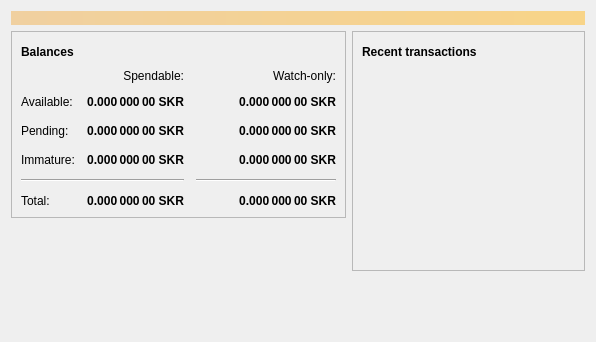
<?xml version="1.0" encoding="UTF-8"?>
<ui version="4.0">
 <class>OverviewPage</class>
 <widget class="QWidget" name="OverviewPage">
  <property name="geometry">
   <rect>
    <x>0</x>
    <y>0</y>
    <width>596</width>
    <height>342</height>
   </rect>
  </property>
  <property name="windowTitle">
   <string>Form</string>
  </property>
  <layout class="QVBoxLayout" name="topLayout">
   <item>
    <widget class="QLabel" name="labelAlerts">
     <property name="visible">
      <bool>false</bool>
     </property>
     <property name="styleSheet">
      <string notr="true">QLabel { background-color: qlineargradient(x1: 0, y1: 0, x2: 1, y2: 0, stop:0 #F0D0A0, stop:1 #F8D488); color:#000000; }</string>
     </property>
     <property name="wordWrap">
      <bool>true</bool>
     </property>
     <property name="margin">
      <number>3</number>
     </property>
     <property name="textInteractionFlags">
      <set>Qt::TextSelectableByMouse</set>
     </property>
    </widget>
   </item>
   <item>
    <layout class="QHBoxLayout" name="horizontalLayout" stretch="1,1">
     <item>
      <layout class="QVBoxLayout" name="verticalLayout_2">
       <item>
        <widget class="QFrame" name="frame">
         <property name="frameShape">
          <enum>QFrame::StyledPanel</enum>
         </property>
         <property name="frameShadow">
          <enum>QFrame::Raised</enum>
         </property>
         <layout class="QVBoxLayout" name="verticalLayout_4">
          <item>
           <layout class="QHBoxLayout" name="horizontalLayout_4">
            <item>
             <widget class="QLabel" name="label_5">
              <property name="font">
               <font>
                <weight>75</weight>
                <bold>true</bold>
               </font>
              </property>
              <property name="text">
               <string>Balances</string>
              </property>
             </widget>
            </item>
            <item>
             <widget class="QPushButton" name="labelWalletStatus">
              <property name="enabled">
               <bool>true</bool>
              </property>
              <property name="maximumSize">
               <size>
                <width>30</width>
                <height>16777215</height>
               </size>
              </property>
              <property name="toolTip">
               <string>The displayed information may be out of date. Your wallet automatically synchronizes with the Skrcoin network after a connection is established, but this process has not completed yet.</string>
              </property>
              <property name="text">
               <string/>
              </property>
              <property name="icon">
               <iconset resource="../bitcoin.qrc">
                <normaloff>:/icons/warning</normaloff>
                <disabledoff>:/icons/warning</disabledoff>:/icons/warning</iconset>
              </property>
              <property name="iconSize">
               <size>
                <width>24</width>
                <height>24</height>
               </size>
              </property>
              <property name="flat">
               <bool>true</bool>
              </property>
             </widget>
            </item>
            <item>
             <spacer name="horizontalSpacer_3">
              <property name="orientation">
               <enum>Qt::Horizontal</enum>
              </property>
              <property name="sizeHint" stdset="0">
               <size>
                <width>40</width>
                <height>20</height>
               </size>
              </property>
             </spacer>
            </item>
           </layout>
          </item>
          <item>
           <layout class="QGridLayout" name="gridLayout">
            <property name="spacing">
             <number>12</number>
            </property>
            <item row="2" column="2">
             <widget class="QLabel" name="labelWatchPending">
              <property name="font">
               <font>
                <weight>75</weight>
                <bold>true</bold>
               </font>
              </property>
              <property name="cursor">
               <cursorShape>IBeamCursor</cursorShape>
              </property>
              <property name="toolTip">
               <string>Unconfirmed transactions to watch-only addresses</string>
              </property>
              <property name="text">
               <string notr="true">0.000 000 00 SKR</string>
              </property>
              <property name="alignment">
               <set>Qt::AlignRight|Qt::AlignTrailing|Qt::AlignVCenter</set>
              </property>
              <property name="textInteractionFlags">
               <set>Qt::LinksAccessibleByMouse|Qt::TextSelectableByKeyboard|Qt::TextSelectableByMouse</set>
              </property>
             </widget>
            </item>
            <item row="2" column="1">
             <widget class="QLabel" name="labelUnconfirmed">
              <property name="font">
               <font>
                <weight>75</weight>
                <bold>true</bold>
               </font>
              </property>
              <property name="cursor">
               <cursorShape>IBeamCursor</cursorShape>
              </property>
              <property name="toolTip">
               <string>Total of transactions that have yet to be confirmed, and do not yet count toward the spendable balance</string>
              </property>
              <property name="text">
               <string notr="true">0.000 000 00 SKR</string>
              </property>
              <property name="alignment">
               <set>Qt::AlignRight|Qt::AlignTrailing|Qt::AlignVCenter</set>
              </property>
              <property name="textInteractionFlags">
               <set>Qt::LinksAccessibleByMouse|Qt::TextSelectableByKeyboard|Qt::TextSelectableByMouse</set>
              </property>
             </widget>
            </item>
            <item row="3" column="2">
             <widget class="QLabel" name="labelWatchImmature">
              <property name="font">
               <font>
                <weight>75</weight>
                <bold>true</bold>
               </font>
              </property>
              <property name="cursor">
               <cursorShape>IBeamCursor</cursorShape>
              </property>
              <property name="toolTip">
               <string>Mined balance in watch-only addresses that has not yet matured</string>
              </property>
              <property name="text">
               <string notr="true">0.000 000 00 SKR</string>
              </property>
              <property name="alignment">
               <set>Qt::AlignRight|Qt::AlignTrailing|Qt::AlignVCenter</set>
              </property>
              <property name="textInteractionFlags">
               <set>Qt::LinksAccessibleByMouse|Qt::TextSelectableByKeyboard|Qt::TextSelectableByMouse</set>
              </property>
             </widget>
            </item>
            <item row="4" column="0" colspan="2">
             <widget class="Line" name="line">
              <property name="orientation">
               <enum>Qt::Horizontal</enum>
              </property>
             </widget>
            </item>
            <item row="4" column="2">
             <widget class="Line" name="lineWatchBalance">
              <property name="sizePolicy">
               <sizepolicy hsizetype="Preferred" vsizetype="Fixed">
                <horstretch>0</horstretch>
                <verstretch>0</verstretch>
               </sizepolicy>
              </property>
              <property name="minimumSize">
               <size>
                <width>140</width>
                <height>0</height>
               </size>
              </property>
              <property name="orientation">
               <enum>Qt::Horizontal</enum>
              </property>
             </widget>
            </item>
            <item row="5" column="0">
             <widget class="QLabel" name="labelTotalText">
              <property name="text">
               <string>Total:</string>
              </property>
             </widget>
            </item>
            <item row="3" column="1">
             <widget class="QLabel" name="labelImmature">
              <property name="font">
               <font>
                <weight>75</weight>
                <bold>true</bold>
               </font>
              </property>
              <property name="cursor">
               <cursorShape>IBeamCursor</cursorShape>
              </property>
              <property name="toolTip">
               <string>Mined balance that has not yet matured</string>
              </property>
              <property name="text">
               <string notr="true">0.000 000 00 SKR</string>
              </property>
              <property name="alignment">
               <set>Qt::AlignRight|Qt::AlignTrailing|Qt::AlignVCenter</set>
              </property>
              <property name="textInteractionFlags">
               <set>Qt::LinksAccessibleByMouse|Qt::TextSelectableByKeyboard|Qt::TextSelectableByMouse</set>
              </property>
             </widget>
            </item>
            <item row="2" column="3">
             <spacer name="horizontalSpacer_2">
              <property name="orientation">
               <enum>Qt::Horizontal</enum>
              </property>
              <property name="sizeHint" stdset="0">
               <size>
                <width>40</width>
                <height>20</height>
               </size>
              </property>
             </spacer>
            </item>
            <item row="3" column="0">
             <widget class="QLabel" name="labelImmatureText">
              <property name="text">
               <string>Immature:</string>
              </property>
             </widget>
            </item>
            <item row="5" column="1">
             <widget class="QLabel" name="labelTotal">
              <property name="font">
               <font>
                <weight>75</weight>
                <bold>true</bold>
               </font>
              </property>
              <property name="cursor">
               <cursorShape>IBeamCursor</cursorShape>
              </property>
              <property name="toolTip">
               <string>Your current total balance</string>
              </property>
              <property name="text">
               <string notr="true">0.000 000 00 SKR</string>
              </property>
              <property name="alignment">
               <set>Qt::AlignRight|Qt::AlignTrailing|Qt::AlignVCenter</set>
              </property>
              <property name="textInteractionFlags">
               <set>Qt::LinksAccessibleByMouse|Qt::TextSelectableByKeyboard|Qt::TextSelectableByMouse</set>
              </property>
             </widget>
            </item>
            <item row="5" column="2">
             <widget class="QLabel" name="labelWatchTotal">
              <property name="font">
               <font>
                <weight>75</weight>
                <bold>true</bold>
               </font>
              </property>
              <property name="cursor">
               <cursorShape>IBeamCursor</cursorShape>
              </property>
              <property name="toolTip">
               <string>Current total balance in watch-only addresses</string>
              </property>
              <property name="text">
               <string notr="true">0.000 000 00 SKR</string>
              </property>
              <property name="alignment">
               <set>Qt::AlignRight|Qt::AlignTrailing|Qt::AlignVCenter</set>
              </property>
              <property name="textInteractionFlags">
               <set>Qt::LinksAccessibleByMouse|Qt::TextSelectableByKeyboard|Qt::TextSelectableByMouse</set>
              </property>
             </widget>
            </item>
            <item row="0" column="2">
             <widget class="QLabel" name="labelWatchonly">
              <property name="text">
               <string>Watch-only:</string>
              </property>
              <property name="alignment">
               <set>Qt::AlignRight|Qt::AlignTrailing|Qt::AlignVCenter</set>
              </property>
             </widget>
            </item>
            <item row="1" column="0">
             <widget class="QLabel" name="labelBalanceText">
              <property name="text">
               <string>Available:</string>
              </property>
             </widget>
            </item>
            <item row="1" column="1">
             <widget class="QLabel" name="labelBalance">
              <property name="font">
               <font>
                <weight>75</weight>
                <bold>true</bold>
               </font>
              </property>
              <property name="cursor">
               <cursorShape>IBeamCursor</cursorShape>
              </property>
              <property name="toolTip">
               <string>Your current spendable balance</string>
              </property>
              <property name="text">
               <string notr="true">0.000 000 00 SKR</string>
              </property>
              <property name="alignment">
               <set>Qt::AlignRight|Qt::AlignTrailing|Qt::AlignVCenter</set>
              </property>
              <property name="textInteractionFlags">
               <set>Qt::LinksAccessibleByMouse|Qt::TextSelectableByKeyboard|Qt::TextSelectableByMouse</set>
              </property>
             </widget>
            </item>
            <item row="1" column="2">
             <widget class="QLabel" name="labelWatchAvailable">
              <property name="font">
               <font>
                <weight>75</weight>
                <bold>true</bold>
               </font>
              </property>
              <property name="cursor">
               <cursorShape>IBeamCursor</cursorShape>
              </property>
              <property name="toolTip">
               <string>Your current balance in watch-only addresses</string>
              </property>
              <property name="text">
               <string notr="true">0.000 000 00 SKR</string>
              </property>
              <property name="alignment">
               <set>Qt::AlignRight|Qt::AlignTrailing|Qt::AlignVCenter</set>
              </property>
              <property name="textInteractionFlags">
               <set>Qt::LinksAccessibleByMouse|Qt::TextSelectableByKeyboard|Qt::TextSelectableByMouse</set>
              </property>
             </widget>
            </item>
            <item row="2" column="0">
             <widget class="QLabel" name="labelPendingText">
              <property name="text">
               <string>Pending:</string>
              </property>
             </widget>
            </item>
            <item row="0" column="1">
             <widget class="QLabel" name="labelSpendable">
              <property name="text">
               <string>Spendable:</string>
              </property>
              <property name="alignment">
               <set>Qt::AlignRight|Qt::AlignTrailing|Qt::AlignVCenter</set>
              </property>
             </widget>
            </item>
           </layout>
          </item>
         </layout>
        </widget>
       </item>
       <item>
        <spacer name="verticalSpacer">
         <property name="orientation">
          <enum>Qt::Vertical</enum>
         </property>
         <property name="sizeHint" stdset="0">
          <size>
           <width>20</width>
           <height>40</height>
          </size>
         </property>
        </spacer>
       </item>
      </layout>
     </item>
     <item>
      <layout class="QVBoxLayout" name="verticalLayout_3">
       <item>
        <widget class="QFrame" name="frame_2">
         <property name="frameShape">
          <enum>QFrame::StyledPanel</enum>
         </property>
         <property name="frameShadow">
          <enum>QFrame::Raised</enum>
         </property>
         <layout class="QVBoxLayout" name="verticalLayout">
          <item>
           <layout class="QHBoxLayout" name="horizontalLayout_2">
            <item>
             <widget class="QLabel" name="label_4">
              <property name="font">
               <font>
                <weight>75</weight>
                <bold>true</bold>
               </font>
              </property>
              <property name="text">
               <string>Recent transactions</string>
              </property>
             </widget>
            </item>
            <item>
             <widget class="QPushButton" name="labelTransactionsStatus">
              <property name="enabled">
               <bool>true</bool>
              </property>
              <property name="maximumSize">
               <size>
                <width>30</width>
                <height>16777215</height>
               </size>
              </property>
              <property name="toolTip">
               <string>The displayed information may be out of date. Your wallet automatically synchronizes with the Skrcoin network after a connection is established, but this process has not completed yet.</string>
              </property>
              <property name="text">
               <string/>
              </property>
              <property name="icon">
               <iconset resource="../bitcoin.qrc">
                <normaloff>:/icons/warning</normaloff>
                <disabledoff>:/icons/warning</disabledoff>:/icons/warning</iconset>
              </property>
              <property name="iconSize">
               <size>
                <width>24</width>
                <height>24</height>
               </size>
              </property>
              <property name="flat">
               <bool>true</bool>
              </property>
             </widget>
            </item>
            <item>
             <spacer name="horizontalSpacer">
              <property name="orientation">
               <enum>Qt::Horizontal</enum>
              </property>
              <property name="sizeHint" stdset="0">
               <size>
                <width>40</width>
                <height>20</height>
               </size>
              </property>
             </spacer>
            </item>
           </layout>
          </item>
          <item>
           <widget class="QListView" name="listTransactions">
            <property name="styleSheet">
             <string notr="true">QListView { background: transparent; }</string>
            </property>
            <property name="frameShape">
             <enum>QFrame::NoFrame</enum>
            </property>
            <property name="verticalScrollBarPolicy">
             <enum>Qt::ScrollBarAlwaysOff</enum>
            </property>
            <property name="horizontalScrollBarPolicy">
             <enum>Qt::ScrollBarAlwaysOff</enum>
            </property>
            <property name="selectionMode">
             <enum>QAbstractItemView::NoSelection</enum>
            </property>
           </widget>
          </item>
         </layout>
        </widget>
       </item>
       <item>
        <spacer name="verticalSpacer_2">
         <property name="orientation">
          <enum>Qt::Vertical</enum>
         </property>
         <property name="sizeHint" stdset="0">
          <size>
           <width>20</width>
           <height>40</height>
          </size>
         </property>
        </spacer>
       </item>
      </layout>
     </item>
    </layout>
   </item>
  </layout>
 </widget>
 <resources/>
 <connections/>
</ui>
